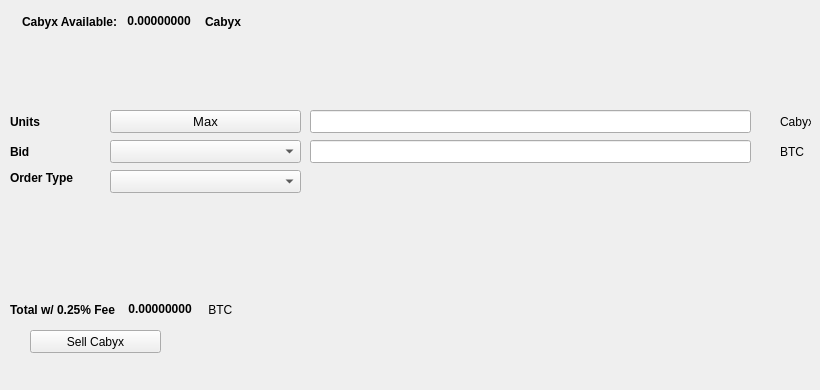
   <widget class="QWidget" name="SellTab">
    <attribute name="title">
     <string>Sell</string>
    </attribute>
    <widget class="QLabel" name="label_16">
     <property name="geometry">
      <rect>
       <x>780</x>
       <y>140</y>
       <width>31</width>
       <height>23</height>
      </rect>
     </property>
     <property name="text">
      <string>BTC</string>
     </property>
    </widget>
    <widget class="QComboBox" name="SellBidcomboBox">
     <property name="geometry">
      <rect>
       <x>110</x>
       <y>140</y>
       <width>191</width>
       <height>23</height>
      </rect>
     </property>
     <property name="font">
      <font>
       <pointsize>10</pointsize>
      </font>
     </property>
    </widget>
    <widget class="QLabel" name="label_18">
     <property name="geometry">
      <rect>
       <x>10</x>
       <y>110</y>
       <width>46</width>
       <height>23</height>
      </rect>
     </property>
     <property name="font">
      <font>
       <weight>75</weight>
       <bold>true</bold>
      </font>
     </property>
     <property name="text">
      <string>Units</string>
     </property>
    </widget>
    <widget class="QPushButton" name="Sell_Max_Amount">
     <property name="geometry">
      <rect>
       <x>110</x>
       <y>110</y>
       <width>191</width>
       <height>23</height>
      </rect>
     </property>
     <property name="font">
      <font>
       <pointsize>10</pointsize>
      </font>
     </property>
     <property name="text">
      <string>Max</string>
     </property>
    </widget>
    <widget class="QLabel" name="label_20">
     <property name="geometry">
      <rect>
       <x>10</x>
       <y>170</y>
       <width>91</width>
       <height>16</height>
      </rect>
     </property>
     <property name="font">
      <font>
       <weight>75</weight>
       <bold>true</bold>
      </font>
     </property>
     <property name="text">
      <string>Order Type</string>
     </property>
    </widget>
    <widget class="QComboBox" name="SellOrdertypeCombo">
     <property name="geometry">
      <rect>
       <x>110</x>
       <y>170</y>
       <width>191</width>
       <height>23</height>
      </rect>
     </property>
     <property name="font">
      <font>
       <pointsize>10</pointsize>
      </font>
     </property>
    </widget>
    <widget class="QLabel" name="label_21">
     <property name="geometry">
      <rect>
       <x>10</x>
       <y>140</y>
       <width>46</width>
       <height>23</height>
      </rect>
     </property>
     <property name="font">
      <font>
       <weight>75</weight>
       <bold>true</bold>
      </font>
     </property>
     <property name="text">
      <string>Bid</string>
     </property>
    </widget>
    <widget class="QLabel" name="label_22">
     <property name="geometry">
      <rect>
       <x>780</x>
       <y>110</y>
       <width>31</width>
       <height>23</height>
      </rect>
     </property>
     <property name="text">
      <string>Cabyx</string>
     </property>
    </widget>
    <widget class="QLineEdit" name="UnitsInputCabyx">
     <property name="geometry">
      <rect>
       <x>310</x>
       <y>110</y>
       <width>441</width>
       <height>23</height>
      </rect>
     </property>
     <property name="font">
      <font>
       <pointsize>9</pointsize>
       <weight>75</weight>
       <bold>true</bold>
      </font>
     </property>
    </widget>
    <widget class="QLineEdit" name="SellBidPriceEdit">
     <property name="geometry">
      <rect>
       <x>310</x>
       <y>140</y>
       <width>441</width>
       <height>23</height>
      </rect>
     </property>
     <property name="font">
      <font>
       <pointsize>9</pointsize>
       <weight>75</weight>
       <bold>true</bold>
      </font>
     </property>
    </widget>
    <widget class="QPushButton" name="SellCabyxBTN">
     <property name="geometry">
      <rect>
       <x>30</x>
       <y>330</y>
       <width>131</width>
       <height>23</height>
      </rect>
     </property>
     <property name="text">
      <string>Sell Cabyx</string>
     </property>
     <property name="icon">
      <iconset resource="../cabyx">
       <normaloff>:/icons/bitcoin</normaloff>:/icons/bitcoin</iconset>
     </property>
    </widget>
    <widget class="QWidget" name="layoutWidget3">
     <property name="geometry">
      <rect>
       <x>22</x>
       <y>12</y>
       <width>258</width>
       <height>19</height>
      </rect>
     </property>
     <layout class="QHBoxLayout" name="horizontalLayout">
      <item>
       <widget class="QLabel" name="label232_2">
        <property name="font">
         <font>
          <weight>75</weight>
          <bold>true</bold>
         </font>
        </property>
        <property name="text">
         <string>Cabyx Available:</string>
        </property>
       </widget>
      </item>
      <item>
       <widget class="QLabel" name="CabyxAvailableLabel">
        <property name="palette">
         <palette>
          <active>
           <colorrole role="WindowText">
            <brush brushstyle="SolidPattern">
             <color alpha="255">
              <red>0</red>
              <green>0</green>
              <blue>0</blue>
             </color>
            </brush>
           </colorrole>
           <colorrole role="Button">
            <brush brushstyle="SolidPattern">
             <color alpha="255">
              <red>0</red>
              <green>170</green>
              <blue>0</blue>
             </color>
            </brush>
           </colorrole>
           <colorrole role="Light">
            <brush brushstyle="SolidPattern">
             <color alpha="255">
              <red>0</red>
              <green>255</green>
              <blue>0</blue>
             </color>
            </brush>
           </colorrole>
           <colorrole role="Midlight">
            <brush brushstyle="SolidPattern">
             <color alpha="255">
              <red>0</red>
              <green>212</green>
              <blue>0</blue>
             </color>
            </brush>
           </colorrole>
           <colorrole role="Dark">
            <brush brushstyle="SolidPattern">
             <color alpha="255">
              <red>0</red>
              <green>85</green>
              <blue>0</blue>
             </color>
            </brush>
           </colorrole>
           <colorrole role="Mid">
            <brush brushstyle="SolidPattern">
             <color alpha="255">
              <red>0</red>
              <green>113</green>
              <blue>0</blue>
             </color>
            </brush>
           </colorrole>
           <colorrole role="Text">
            <brush brushstyle="SolidPattern">
             <color alpha="255">
              <red>0</red>
              <green>170</green>
              <blue>0</blue>
             </color>
            </brush>
           </colorrole>
           <colorrole role="BrightText">
            <brush brushstyle="SolidPattern">
             <color alpha="255">
              <red>255</red>
              <green>255</green>
              <blue>255</blue>
             </color>
            </brush>
           </colorrole>
           <colorrole role="ButtonText">
            <brush brushstyle="SolidPattern">
             <color alpha="255">
              <red>0</red>
              <green>0</green>
              <blue>0</blue>
             </color>
            </brush>
           </colorrole>
           <colorrole role="Base">
            <brush brushstyle="SolidPattern">
             <color alpha="255">
              <red>255</red>
              <green>255</green>
              <blue>255</blue>
             </color>
            </brush>
           </colorrole>
           <colorrole role="Window">
            <brush brushstyle="SolidPattern">
             <color alpha="255">
              <red>0</red>
              <green>170</green>
              <blue>0</blue>
             </color>
            </brush>
           </colorrole>
           <colorrole role="Shadow">
            <brush brushstyle="SolidPattern">
             <color alpha="255">
              <red>0</red>
              <green>0</green>
              <blue>0</blue>
             </color>
            </brush>
           </colorrole>
           <colorrole role="AlternateBase">
            <brush brushstyle="SolidPattern">
             <color alpha="255">
              <red>127</red>
              <green>212</green>
              <blue>127</blue>
             </color>
            </brush>
           </colorrole>
           <colorrole role="ToolTipBase">
            <brush brushstyle="SolidPattern">
             <color alpha="255">
              <red>255</red>
              <green>255</green>
              <blue>220</blue>
             </color>
            </brush>
           </colorrole>
           <colorrole role="ToolTipText">
            <brush brushstyle="SolidPattern">
             <color alpha="255">
              <red>0</red>
              <green>0</green>
              <blue>0</blue>
             </color>
            </brush>
           </colorrole>
          </active>
          <inactive>
           <colorrole role="WindowText">
            <brush brushstyle="SolidPattern">
             <color alpha="255">
              <red>0</red>
              <green>0</green>
              <blue>0</blue>
             </color>
            </brush>
           </colorrole>
           <colorrole role="Button">
            <brush brushstyle="SolidPattern">
             <color alpha="255">
              <red>0</red>
              <green>170</green>
              <blue>0</blue>
             </color>
            </brush>
           </colorrole>
           <colorrole role="Light">
            <brush brushstyle="SolidPattern">
             <color alpha="255">
              <red>0</red>
              <green>255</green>
              <blue>0</blue>
             </color>
            </brush>
           </colorrole>
           <colorrole role="Midlight">
            <brush brushstyle="SolidPattern">
             <color alpha="255">
              <red>0</red>
              <green>212</green>
              <blue>0</blue>
             </color>
            </brush>
           </colorrole>
           <colorrole role="Dark">
            <brush brushstyle="SolidPattern">
             <color alpha="255">
              <red>0</red>
              <green>85</green>
              <blue>0</blue>
             </color>
            </brush>
           </colorrole>
           <colorrole role="Mid">
            <brush brushstyle="SolidPattern">
             <color alpha="255">
              <red>0</red>
              <green>113</green>
              <blue>0</blue>
             </color>
            </brush>
           </colorrole>
           <colorrole role="Text">
            <brush brushstyle="SolidPattern">
             <color alpha="255">
              <red>0</red>
              <green>170</green>
              <blue>0</blue>
             </color>
            </brush>
           </colorrole>
           <colorrole role="BrightText">
            <brush brushstyle="SolidPattern">
             <color alpha="255">
              <red>255</red>
              <green>255</green>
              <blue>255</blue>
             </color>
            </brush>
           </colorrole>
           <colorrole role="ButtonText">
            <brush brushstyle="SolidPattern">
             <color alpha="255">
              <red>0</red>
              <green>0</green>
              <blue>0</blue>
             </color>
            </brush>
           </colorrole>
           <colorrole role="Base">
            <brush brushstyle="SolidPattern">
             <color alpha="255">
              <red>255</red>
              <green>255</green>
              <blue>255</blue>
             </color>
            </brush>
           </colorrole>
           <colorrole role="Window">
            <brush brushstyle="SolidPattern">
             <color alpha="255">
              <red>0</red>
              <green>170</green>
              <blue>0</blue>
             </color>
            </brush>
           </colorrole>
           <colorrole role="Shadow">
            <brush brushstyle="SolidPattern">
             <color alpha="255">
              <red>0</red>
              <green>0</green>
              <blue>0</blue>
             </color>
            </brush>
           </colorrole>
           <colorrole role="AlternateBase">
            <brush brushstyle="SolidPattern">
             <color alpha="255">
              <red>127</red>
              <green>212</green>
              <blue>127</blue>
             </color>
            </brush>
           </colorrole>
           <colorrole role="ToolTipBase">
            <brush brushstyle="SolidPattern">
             <color alpha="255">
              <red>255</red>
              <green>255</green>
              <blue>220</blue>
             </color>
            </brush>
           </colorrole>
           <colorrole role="ToolTipText">
            <brush brushstyle="SolidPattern">
             <color alpha="255">
              <red>0</red>
              <green>0</green>
              <blue>0</blue>
             </color>
            </brush>
           </colorrole>
          </inactive>
          <disabled>
           <colorrole role="WindowText">
            <brush brushstyle="SolidPattern">
             <color alpha="255">
              <red>0</red>
              <green>85</green>
              <blue>0</blue>
             </color>
            </brush>
           </colorrole>
           <colorrole role="Button">
            <brush brushstyle="SolidPattern">
             <color alpha="255">
              <red>0</red>
              <green>170</green>
              <blue>0</blue>
             </color>
            </brush>
           </colorrole>
           <colorrole role="Light">
            <brush brushstyle="SolidPattern">
             <color alpha="255">
              <red>0</red>
              <green>255</green>
              <blue>0</blue>
             </color>
            </brush>
           </colorrole>
           <colorrole role="Midlight">
            <brush brushstyle="SolidPattern">
             <color alpha="255">
              <red>0</red>
              <green>212</green>
              <blue>0</blue>
             </color>
            </brush>
           </colorrole>
           <colorrole role="Dark">
            <brush brushstyle="SolidPattern">
             <color alpha="255">
              <red>0</red>
              <green>85</green>
              <blue>0</blue>
             </color>
            </brush>
           </colorrole>
           <colorrole role="Mid">
            <brush brushstyle="SolidPattern">
             <color alpha="255">
              <red>0</red>
              <green>113</green>
              <blue>0</blue>
             </color>
            </brush>
           </colorrole>
           <colorrole role="Text">
            <brush brushstyle="SolidPattern">
             <color alpha="255">
              <red>0</red>
              <green>85</green>
              <blue>0</blue>
             </color>
            </brush>
           </colorrole>
           <colorrole role="BrightText">
            <brush brushstyle="SolidPattern">
             <color alpha="255">
              <red>255</red>
              <green>255</green>
              <blue>255</blue>
             </color>
            </brush>
           </colorrole>
           <colorrole role="ButtonText">
            <brush brushstyle="SolidPattern">
             <color alpha="255">
              <red>0</red>
              <green>85</green>
              <blue>0</blue>
             </color>
            </brush>
           </colorrole>
           <colorrole role="Base">
            <brush brushstyle="SolidPattern">
             <color alpha="255">
              <red>0</red>
              <green>170</green>
              <blue>0</blue>
             </color>
            </brush>
           </colorrole>
           <colorrole role="Window">
            <brush brushstyle="SolidPattern">
             <color alpha="255">
              <red>0</red>
              <green>170</green>
              <blue>0</blue>
             </color>
            </brush>
           </colorrole>
           <colorrole role="Shadow">
            <brush brushstyle="SolidPattern">
             <color alpha="255">
              <red>0</red>
              <green>0</green>
              <blue>0</blue>
             </color>
            </brush>
           </colorrole>
           <colorrole role="AlternateBase">
            <brush brushstyle="SolidPattern">
             <color alpha="255">
              <red>0</red>
              <green>170</green>
              <blue>0</blue>
             </color>
            </brush>
           </colorrole>
           <colorrole role="ToolTipBase">
            <brush brushstyle="SolidPattern">
             <color alpha="255">
              <red>255</red>
              <green>255</green>
              <blue>220</blue>
             </color>
            </brush>
           </colorrole>
           <colorrole role="ToolTipText">
            <brush brushstyle="SolidPattern">
             <color alpha="255">
              <red>0</red>
              <green>0</green>
              <blue>0</blue>
             </color>
            </brush>
           </colorrole>
          </disabled>
         </palette>
        </property>
        <property name="font">
         <font>
          <weight>75</weight>
          <bold>true</bold>
         </font>
        </property>
        <property name="text">
         <string> 0.00000000 </string>
        </property>
        <property name="textInteractionFlags">
         <set>Qt::LinksAccessibleByMouse|Qt::TextSelectableByKeyboard|Qt::TextSelectableByMouse</set>
        </property>
       </widget>
      </item>
      <item>
       <widget class="QLabel" name="labelCabyx">
        <property name="font">
         <font>
          <weight>75</weight>
          <bold>true</bold>
         </font>
        </property>
        <property name="text">
         <string>Cabyx</string>
        </property>
       </widget>
      </item>
     </layout>
    </widget>
    <widget class="QWidget" name="layoutWidget">
     <property name="geometry">
      <rect>
       <x>10</x>
       <y>300</y>
       <width>268</width>
       <height>19</height>
      </rect>
     </property>
     <layout class="QHBoxLayout" name="horizontalLayout_2">
      <item>
       <widget class="QLabel" name="label_19">
        <property name="font">
         <font>
          <weight>75</weight>
          <bold>true</bold>
         </font>
        </property>
        <property name="text">
         <string>Total w/ 0.25% Fee </string>
        </property>
       </widget>
      </item>
      <item>
       <widget class="QLabel" name="SellCostLabel">
        <property name="palette">
         <palette>
          <active>
           <colorrole role="WindowText">
            <brush brushstyle="SolidPattern">
             <color alpha="255">
              <red>0</red>
              <green>0</green>
              <blue>0</blue>
             </color>
            </brush>
           </colorrole>
           <colorrole role="Button">
            <brush brushstyle="SolidPattern">
             <color alpha="255">
              <red>0</red>
              <green>170</green>
              <blue>0</blue>
             </color>
            </brush>
           </colorrole>
           <colorrole role="Light">
            <brush brushstyle="SolidPattern">
             <color alpha="255">
              <red>0</red>
              <green>255</green>
              <blue>0</blue>
             </color>
            </brush>
           </colorrole>
           <colorrole role="Midlight">
            <brush brushstyle="SolidPattern">
             <color alpha="255">
              <red>0</red>
              <green>212</green>
              <blue>0</blue>
             </color>
            </brush>
           </colorrole>
           <colorrole role="Dark">
            <brush brushstyle="SolidPattern">
             <color alpha="255">
              <red>0</red>
              <green>85</green>
              <blue>0</blue>
             </color>
            </brush>
           </colorrole>
           <colorrole role="Mid">
            <brush brushstyle="SolidPattern">
             <color alpha="255">
              <red>0</red>
              <green>113</green>
              <blue>0</blue>
             </color>
            </brush>
           </colorrole>
           <colorrole role="Text">
            <brush brushstyle="SolidPattern">
             <color alpha="255">
              <red>0</red>
              <green>170</green>
              <blue>0</blue>
             </color>
            </brush>
           </colorrole>
           <colorrole role="BrightText">
            <brush brushstyle="SolidPattern">
             <color alpha="255">
              <red>255</red>
              <green>255</green>
              <blue>255</blue>
             </color>
            </brush>
           </colorrole>
           <colorrole role="ButtonText">
            <brush brushstyle="SolidPattern">
             <color alpha="255">
              <red>0</red>
              <green>0</green>
              <blue>0</blue>
             </color>
            </brush>
           </colorrole>
           <colorrole role="Base">
            <brush brushstyle="SolidPattern">
             <color alpha="255">
              <red>255</red>
              <green>255</green>
              <blue>255</blue>
             </color>
            </brush>
           </colorrole>
           <colorrole role="Window">
            <brush brushstyle="SolidPattern">
             <color alpha="255">
              <red>0</red>
              <green>170</green>
              <blue>0</blue>
             </color>
            </brush>
           </colorrole>
           <colorrole role="Shadow">
            <brush brushstyle="SolidPattern">
             <color alpha="255">
              <red>0</red>
              <green>0</green>
              <blue>0</blue>
             </color>
            </brush>
           </colorrole>
           <colorrole role="AlternateBase">
            <brush brushstyle="SolidPattern">
             <color alpha="255">
              <red>127</red>
              <green>212</green>
              <blue>127</blue>
             </color>
            </brush>
           </colorrole>
           <colorrole role="ToolTipBase">
            <brush brushstyle="SolidPattern">
             <color alpha="255">
              <red>255</red>
              <green>255</green>
              <blue>220</blue>
             </color>
            </brush>
           </colorrole>
           <colorrole role="ToolTipText">
            <brush brushstyle="SolidPattern">
             <color alpha="255">
              <red>0</red>
              <green>0</green>
              <blue>0</blue>
             </color>
            </brush>
           </colorrole>
          </active>
          <inactive>
           <colorrole role="WindowText">
            <brush brushstyle="SolidPattern">
             <color alpha="255">
              <red>0</red>
              <green>0</green>
              <blue>0</blue>
             </color>
            </brush>
           </colorrole>
           <colorrole role="Button">
            <brush brushstyle="SolidPattern">
             <color alpha="255">
              <red>0</red>
              <green>170</green>
              <blue>0</blue>
             </color>
            </brush>
           </colorrole>
           <colorrole role="Light">
            <brush brushstyle="SolidPattern">
             <color alpha="255">
              <red>0</red>
              <green>255</green>
              <blue>0</blue>
             </color>
            </brush>
           </colorrole>
           <colorrole role="Midlight">
            <brush brushstyle="SolidPattern">
             <color alpha="255">
              <red>0</red>
              <green>212</green>
              <blue>0</blue>
             </color>
            </brush>
           </colorrole>
           <colorrole role="Dark">
            <brush brushstyle="SolidPattern">
             <color alpha="255">
              <red>0</red>
              <green>85</green>
              <blue>0</blue>
             </color>
            </brush>
           </colorrole>
           <colorrole role="Mid">
            <brush brushstyle="SolidPattern">
             <color alpha="255">
              <red>0</red>
              <green>113</green>
              <blue>0</blue>
             </color>
            </brush>
           </colorrole>
           <colorrole role="Text">
            <brush brushstyle="SolidPattern">
             <color alpha="255">
              <red>0</red>
              <green>170</green>
              <blue>0</blue>
             </color>
            </brush>
           </colorrole>
           <colorrole role="BrightText">
            <brush brushstyle="SolidPattern">
             <color alpha="255">
              <red>255</red>
              <green>255</green>
              <blue>255</blue>
             </color>
            </brush>
           </colorrole>
           <colorrole role="ButtonText">
            <brush brushstyle="SolidPattern">
             <color alpha="255">
              <red>0</red>
              <green>0</green>
              <blue>0</blue>
             </color>
            </brush>
           </colorrole>
           <colorrole role="Base">
            <brush brushstyle="SolidPattern">
             <color alpha="255">
              <red>255</red>
              <green>255</green>
              <blue>255</blue>
             </color>
            </brush>
           </colorrole>
           <colorrole role="Window">
            <brush brushstyle="SolidPattern">
             <color alpha="255">
              <red>0</red>
              <green>170</green>
              <blue>0</blue>
             </color>
            </brush>
           </colorrole>
           <colorrole role="Shadow">
            <brush brushstyle="SolidPattern">
             <color alpha="255">
              <red>0</red>
              <green>0</green>
              <blue>0</blue>
             </color>
            </brush>
           </colorrole>
           <colorrole role="AlternateBase">
            <brush brushstyle="SolidPattern">
             <color alpha="255">
              <red>127</red>
              <green>212</green>
              <blue>127</blue>
             </color>
            </brush>
           </colorrole>
           <colorrole role="ToolTipBase">
            <brush brushstyle="SolidPattern">
             <color alpha="255">
              <red>255</red>
              <green>255</green>
              <blue>220</blue>
             </color>
            </brush>
           </colorrole>
           <colorrole role="ToolTipText">
            <brush brushstyle="SolidPattern">
             <color alpha="255">
              <red>0</red>
              <green>0</green>
              <blue>0</blue>
             </color>
            </brush>
           </colorrole>
          </inactive>
          <disabled>
           <colorrole role="WindowText">
            <brush brushstyle="SolidPattern">
             <color alpha="255">
              <red>0</red>
              <green>85</green>
              <blue>0</blue>
             </color>
            </brush>
           </colorrole>
           <colorrole role="Button">
            <brush brushstyle="SolidPattern">
             <color alpha="255">
              <red>0</red>
              <green>170</green>
              <blue>0</blue>
             </color>
            </brush>
           </colorrole>
           <colorrole role="Light">
            <brush brushstyle="SolidPattern">
             <color alpha="255">
              <red>0</red>
              <green>255</green>
              <blue>0</blue>
             </color>
            </brush>
           </colorrole>
           <colorrole role="Midlight">
            <brush brushstyle="SolidPattern">
             <color alpha="255">
              <red>0</red>
              <green>212</green>
              <blue>0</blue>
             </color>
            </brush>
           </colorrole>
           <colorrole role="Dark">
            <brush brushstyle="SolidPattern">
             <color alpha="255">
              <red>0</red>
              <green>85</green>
              <blue>0</blue>
             </color>
            </brush>
           </colorrole>
           <colorrole role="Mid">
            <brush brushstyle="SolidPattern">
             <color alpha="255">
              <red>0</red>
              <green>113</green>
              <blue>0</blue>
             </color>
            </brush>
           </colorrole>
           <colorrole role="Text">
            <brush brushstyle="SolidPattern">
             <color alpha="255">
              <red>0</red>
              <green>85</green>
              <blue>0</blue>
             </color>
            </brush>
           </colorrole>
           <colorrole role="BrightText">
            <brush brushstyle="SolidPattern">
             <color alpha="255">
              <red>255</red>
              <green>255</green>
              <blue>255</blue>
             </color>
            </brush>
           </colorrole>
           <colorrole role="ButtonText">
            <brush brushstyle="SolidPattern">
             <color alpha="255">
              <red>0</red>
              <green>85</green>
              <blue>0</blue>
             </color>
            </brush>
           </colorrole>
           <colorrole role="Base">
            <brush brushstyle="SolidPattern">
             <color alpha="255">
              <red>0</red>
              <green>170</green>
              <blue>0</blue>
             </color>
            </brush>
           </colorrole>
           <colorrole role="Window">
            <brush brushstyle="SolidPattern">
             <color alpha="255">
              <red>0</red>
              <green>170</green>
              <blue>0</blue>
             </color>
            </brush>
           </colorrole>
           <colorrole role="Shadow">
            <brush brushstyle="SolidPattern">
             <color alpha="255">
              <red>0</red>
              <green>0</green>
              <blue>0</blue>
             </color>
            </brush>
           </colorrole>
           <colorrole role="AlternateBase">
            <brush brushstyle="SolidPattern">
             <color alpha="255">
              <red>0</red>
              <green>170</green>
              <blue>0</blue>
             </color>
            </brush>
           </colorrole>
           <colorrole role="ToolTipBase">
            <brush brushstyle="SolidPattern">
             <color alpha="255">
              <red>255</red>
              <green>255</green>
              <blue>220</blue>
             </color>
            </brush>
           </colorrole>
           <colorrole role="ToolTipText">
            <brush brushstyle="SolidPattern">
             <color alpha="255">
              <red>0</red>
              <green>0</green>
              <blue>0</blue>
             </color>
            </brush>
           </colorrole>
          </disabled>
         </palette>
        </property>
        <property name="font">
         <font>
          <weight>75</weight>
          <bold>true</bold>
         </font>
        </property>
        <property name="autoFillBackground">
         <bool>false</bool>
        </property>
        <property name="text">
         <string> 0.00000000</string>
        </property>
        <property name="textInteractionFlags">
         <set>Qt::LinksAccessibleByMouse|Qt::TextSelectableByMouse</set>
        </property>
       </widget>
      </item>
      <item>
       <widget class="QLabel" name="label_17">
        <property name="font">
         <font>
          <weight>50</weight>
          <bold>false</bold>
         </font>
        </property>
        <property name="text">
         <string> BTC</string>
        </property>
       </widget>
      </item>
     </layout>
    </widget>
    <widget class="QLabel" name="label_23">
     <property name="geometry">
      <rect>
       <x>460</x>
       <y>300</y>
       <width>281</width>
       <height>81</height>
      </rect>
     </property>
     <property name="text">
      <string/>
     </property>
     <property name="pixmap">
      <pixmap>:/images/bittrex</pixmap>
     </property>
    </widget>
   </widget>
